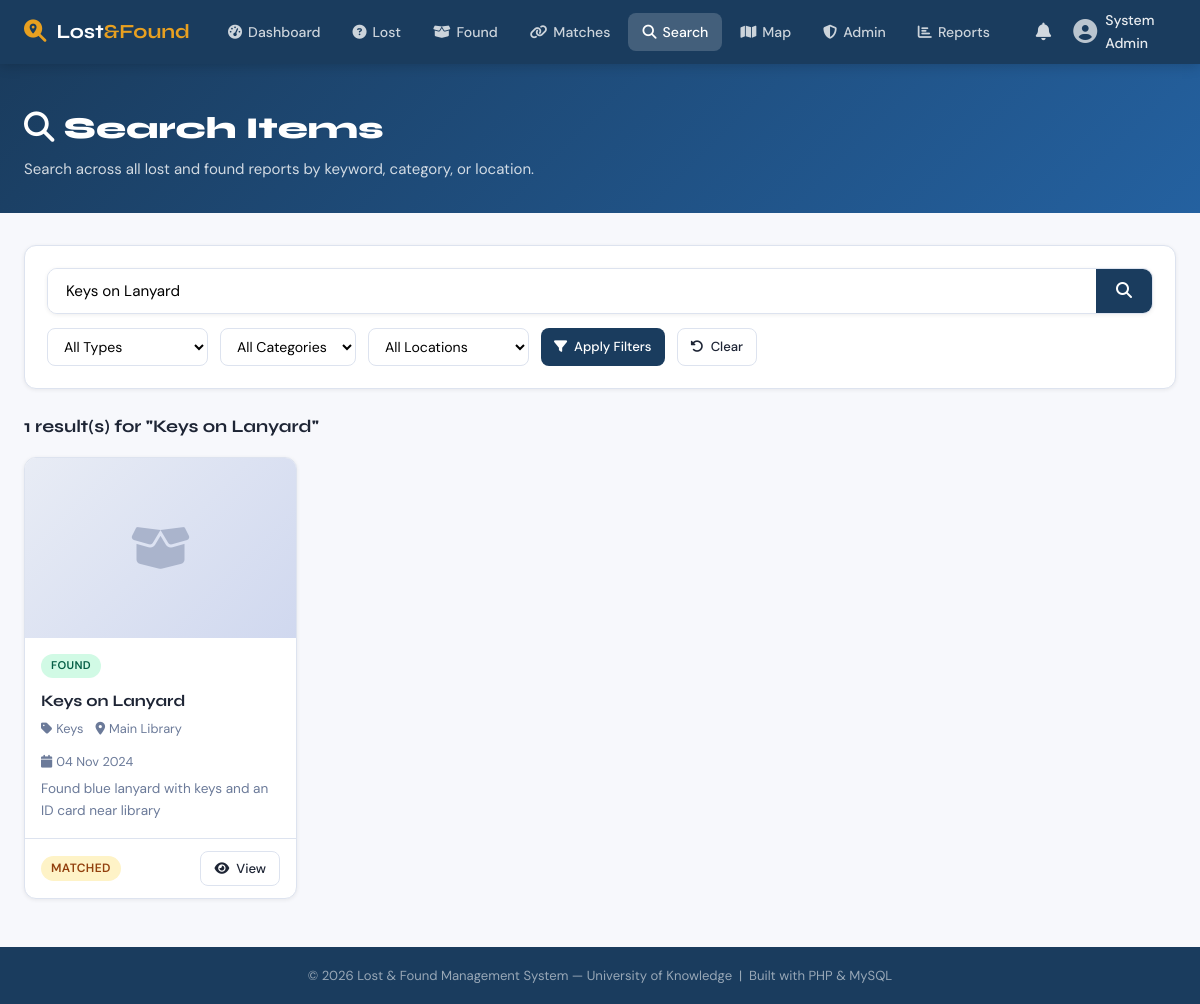
Page /search.php?q=Keys+on+Lanyard (signed in) on the committed database.
### tables this page shows
CREATE TABLE IF NOT EXISTS found_items (
    item_id        INT UNSIGNED AUTO_INCREMENT PRIMARY KEY,
    user_id        INT UNSIGNED NOT NULL,
    category_id    INT UNSIGNED NOT NULL,
    location_id    INT UNSIGNED NOT NULL,
    name           VARCHAR(150) NOT NULL,
    description    TEXT,
    date_found     DATE NOT NULL,
    image_path     VARCHAR(255) DEFAULT NULL,
    status         ENUM('open','matched','claimed','closed') DEFAULT 'open',
    created_at     DATETIME DEFAULT CURRENT_TIMESTAMP,
    updated_at     DATETIME DEFAULT CURRENT_TIMESTAMP ON UPDATE CURRENT_TIMESTAMP,
    CONSTRAINT fk_found_user    FOREIGN KEY (user_id)     REFERENCES users(user_id)     ON DELETE CASCADE,
    CONSTRAINT fk_found_cat     FOREIGN KEY (category_id) REFERENCES categories(category_id),
    CONSTRAINT fk_found_loc     FOREIGN KEY (location_id) REFERENCES locations(location_id)
);

CREATE TABLE IF NOT EXISTS categories (
    category_id  INT UNSIGNED AUTO_INCREMENT PRIMARY KEY,
    name         VARCHAR(80) NOT NULL UNIQUE,
    icon         VARCHAR(50) DEFAULT 'tag'
);

CREATE TABLE IF NOT EXISTS locations (
    location_id  INT UNSIGNED AUTO_INCREMENT PRIMARY KEY,
    building     VARCHAR(100) NOT NULL,
    room         VARCHAR(50),
    description  VARCHAR(255),
    latitude     DECIMAL(10,8),
    longitude    DECIMAL(11,8),
    created_at   DATETIME DEFAULT CURRENT_TIMESTAMP
);

### search.php (the view, shortened to what this page needs)
<?php
require_once __DIR__ . '/includes/functions.php';
$keyword    = trim($_GET['q']          ?? '');
$type       = $_GET['type']            ?? 'all';
$categoryId = (int)($_GET['category']  ?? 0);
$locationId = (int)($_GET['location']  ?? 0);
$results    = [];
$searched   = false;
if ($keyword !== '' || $categoryId || $locationId) {
    $results  = searchItems($keyword, $type, $categoryId, $locationId);
    $searched = true;
}
?>
<?php require __DIR__ . '/includes/header.php'; ?>
<div class="page-header">
  <div class="container">
    <h1><i class="fa fa-search"></i> Search Items</h1>
    <p>Search across all lost and found reports by keyword, category, or location.</p>
  </div>
</div>
<div class="page-body">
<div class="container">
  <div class="card mb-3">
    <div class="card-body">
      <form method="GET">
        <div class="search-bar">
          <input type="text" name="q" placeholder="Search by name, description, or location..."
                 value="<?= htmlspecialchars($keyword) ?>">
          <button type="submit"><i class="fa fa-search"></i></button>
        </div>
        <div class="filter-row">
          <select name="type">
            <option value="all"   <?= $type==='all'   ?'selected':''?>>All Types</option>
          </select>
          <select name="category">
            <option value="">All Categories</option>
          </select>
          <select name="location">
            <option value="">All Locations</option>
          </select>
          <button type="submit" class="btn btn-primary btn-sm"><i class="fa fa-filter"></i> Apply Filters</button>
          <a href="<?= SITE_URL ?>/search.php" class="btn btn-outline btn-sm"><i class="fa fa-rotate-left"></i> Clear</a>
        </div>
      </form>
    </div>
  </div>
  <?php if ($searched): ?>
    <?php if ($results): ?>
    <div style="display:flex;align-items:center;justify-content:space-between;margin-bottom:16px;">
      <h2 style="font-family:var(--font-display);font-size:1.1rem;">
        <?= count($results) ?> result(s) for
        <?php if ($keyword): ?>"<strong><?= htmlspecialchars($keyword) ?></strong>"<?php else: ?>your filters<?php endif; ?>
      </h2>
    </div>
    <div class="items-grid">
      <?php foreach ($results as $item): ?>
      <div class="item-card">
        <?php if ($item['image_path'] && file_exists(UPLOAD_DIR . $item['image_path'])): ?>
          <img src="<?= UPLOAD_URL . $item['image_path'] ?>" alt="<?= sanitize($item['name']) ?>" class="item-thumb">
        <?php else: ?>
          <div class="item-thumb-placeholder">
            <i class="fa <?= $item['type']==='lost' ? 'fa-circle-question' : 'fa-box-open' ?>"></i>
          </div>
        <?php endif; ?>
        <div class="item-info">
          <div style="display:flex;align-items:center;gap:8px;margin-bottom:4px;">
            <span class="badge <?= $item['type']==='lost' ? 'badge-open' : 'badge-claimed' ?>" style="font-size:.7rem;">
              <?= strtoupper($item['type']) ?>
            </span>
          </div>
          <div class="item-name"><?= sanitize($item['name']) ?></div>
          <div class="item-meta">
            <span><i class="fa fa-tag"></i> <?= sanitize($item['category']) ?></span>
            <span><i class="fa fa-location-dot"></i> <?= sanitize($item['building']) ?></span>
            <span><i class="fa fa-calendar"></i> <?= date('d M Y', strtotime($item['date_event'])) ?></span>
          </div>
          <div class="item-desc"><?= sanitize($item['description']) ?></div>
        </div>
        <div class="item-footer">
          <?= statusBadge($item['status']) ?>
          <div style="display:flex;gap:6px;">
            <a href="<?= SITE_URL ?>/item-detail.php?type=<?= $item['type'] ?>&id=<?= $item['item_id'] ?>"
               class="btn btn-outline btn-sm"><i class="fa fa-eye"></i> View</a>
          </div>
        </div>
      </div>
      <?php endforeach; ?>
    </div>
    <?php endif; ?>
  <?php endif; ?>
</div>
</div>
<?php require __DIR__ . '/includes/footer.php'; ?>

### includes/functions.php (shortened to what this page needs)
<?php
function searchItems(string $keyword, string $type = 'all', int $categoryId = 0, int $locationId = 0): array {
    $db     = getDB();
    $kw     = "%{$keyword}%";
    $results = [];
    if ($type !== 'found') {
        $sql = "SELECT li.item_id, 'lost' AS type, li.name, li.description, li.date_lost AS date_event,
                       li.image_path, li.status, c.name AS category, l.building, l.room
                FROM lost_items li
                JOIN categories c ON li.category_id = c.category_id
                JOIN locations  l ON li.location_id  = l.location_id
                WHERE (li.name LIKE ? OR li.description LIKE ? OR l.building LIKE ?)";
        $params = [$kw, $kw, $kw];
        $s = $db->prepare($sql); $s->execute($params);
        $results = array_merge($results, $s->fetchAll());
    }
    if ($type !== 'lost') {
        $sql = "SELECT fi.item_id, 'found' AS type, fi.name, fi.description, fi.date_found AS date_event,
                       fi.image_path, fi.status, c.name AS category, l.building, l.room
                FROM found_items fi
                JOIN categories c ON fi.category_id = c.category_id
                JOIN locations  l ON fi.location_id  = l.location_id
                WHERE (fi.name LIKE ? OR fi.description LIKE ? OR l.building LIKE ?)";
        $params = [$kw, $kw, $kw];
        $s = $db->prepare($sql); $s->execute($params);
        $results = array_merge($results, $s->fetchAll());
    }
    return $results;
}
function sanitize(string $s): string {
    return htmlspecialchars(trim($s), ENT_QUOTES, 'UTF-8');
}
function statusBadge(string $status): string {
    $map = [
        'open'    => 'badge-open',
        'matched' => 'badge-matched',
        'claimed' => 'badge-claimed',
        'closed'  => 'badge-closed',
        'pending' => 'badge-pending',
        'approved'=> 'badge-approved',
        'rejected'=> 'badge-rejected',
        'verified'=> 'badge-verified',
    ];
    $cls = $map[$status] ?? 'badge-open';
    return "<span class=\"badge {$cls}\">" . ucfirst($status) . "</span>";
}

### assets/css/main.css (style rules this page uses)
:root { --primary: #1a3c5e; --primary-lt: #2461a0; --accent: #e8a020; --accent-dk: #c4870a; --surface: #f7f8fc; --card: #ffffff; --border: #dde3ef; --text: #1e2535; --text-muted: #6b7a99; --success: #16a34a; --danger: #dc2626; --warning: #d97706; --info: #0284c7; --radius: 12px; --shadow-sm: 0 1px 4px rgba(0,0,0,.07); --shadow-md: 0 4px 16px rgba(0,0,0,.10); --shadow-lg: 0 8px 32px rgba(0,0,0,.14); --font-display: 'Syne', sans-serif; --font-body: 'DM Sans', sans-serif; --nav-h: 64px; }
*, *::before, *::after { box-sizing: border-box; margin: 0; padding: 0; }
html { scroll-behavior: smooth; }
body { font-family: var(--font-body); background: var(--surface); color: var(--text); font-size: 15px; line-height: 1.6; min-height: 100vh; display: flex; flex-direction: column; }
a { color: var(--primary-lt); text-decoration: none; }
.container { max-width: 1200px; margin: 0 auto; padding: 0 24px; }
.page-header { background: linear-gradient(135deg, var(--primary) 0%, var(--primary-lt) 100%); color: #fff; padding: 40px 0 32px; }
.page-header h1 { font-family: var(--font-display); font-size: 1.9rem; font-weight: 800; }
.page-header p { opacity: .8; margin-top: 4px; }
.page-body { padding: 32px 0 48px; }
.card { background: var(--card); border: 1px solid var(--border); border-radius: var(--radius); box-shadow: var(--shadow-sm); }
.card-body { padding: 22px; }
.items-grid { display: grid; grid-template-columns: repeat(auto-fill, minmax(270px, 1fr)); gap: 20px; }
.item-card { background: var(--card); border: 1px solid var(--border); border-radius: var(--radius); overflow: hidden; box-shadow: var(--shadow-sm); transition: transform .2s, box-shadow .2s; display: flex; flex-direction: column; }
.item-thumb-placeholder { width: 100%; height: 180px; background: linear-gradient(135deg, #e8ecf5 0%, #d0d8ef 100%); display: flex; align-items: center; justify-content: center; font-size: 3rem; color: #aab4cc; }
.item-info { padding: 16px; flex: 1; display: flex; flex-direction: column; gap: 6px; }
.item-name { font-family: var(--font-display); font-weight: 700; font-size: 1rem; }
.item-meta { font-size: .8rem; color: var(--text-muted); display: flex; gap: 12px; flex-wrap: wrap; }
.item-meta span { display: flex; align-items: center; gap: 4px; }
.item-desc { font-size: .85rem; color: var(--text-muted); overflow: hidden; display: -webkit-box; -webkit-line-clamp: 2; -webkit-box-orient: vertical; }
.item-footer { padding: 12px 16px; border-top: 1px solid var(--border); display: flex; justify-content: space-between; align-items: center; }
.badge { display: inline-flex; align-items: center; padding: 3px 10px; border-radius: 99px; font-size: .75rem; font-weight: 600; text-transform: uppercase; letter-spacing: .03em; }
.badge-matched { background: #fef3c7; color: #92400e; }
.badge-claimed { background: #d1fae5; color: #065f46; }
.btn { display: inline-flex; align-items: center; gap: 7px; padding: 9px 20px; border-radius: 8px; font-family: var(--font-body); font-size: .9rem; font-weight: 500; border: none; cursor: pointer; transition: all .15s; text-decoration: none; white-space: nowrap; }
.btn-primary { background: var(--primary); color: #fff; }
.btn-outline { background: transparent; border: 1px solid var(--border); color: var(--text); }
.btn-sm { padding: 6px 13px; font-size: .82rem; }
.search-bar { display: flex; gap: 0; background: var(--card); border: 1px solid var(--border); border-radius: 10px; overflow: hidden; box-shadow: var(--shadow-sm); }
.search-bar input { flex: 1; padding: 12px 18px; border: none; outline: none; font-size: .95rem; font-family: var(--font-body); }
.search-bar button { padding: 12px 20px; background: var(--primary); color: #fff; border: none; cursor: pointer; font-size: 1rem; transition: background .15s; }
.filter-row { display: flex; gap: 12px; flex-wrap: wrap; margin-top: 14px; }
.filter-row select { padding: 8px 12px; border: 1px solid var(--border); border-radius: 8px; font-family: var(--font-body); font-size: .88rem; background: var(--card); cursor: pointer; }
.mb-3 { margin-bottom: 24px; }

### rows in the picture
found_items: type "FOUND", name "Keys on Lanyard", category.name "Keys", location.building "Main Library", date_found "04 Nov 2024", description "Found blue lanyard with keys and an ID card near library", status "MATCHED"

### other values in the picture
$_SESSION['full_name'] "System Admin"
count($results) "1"
$keyword "Keys on Lanyard"
